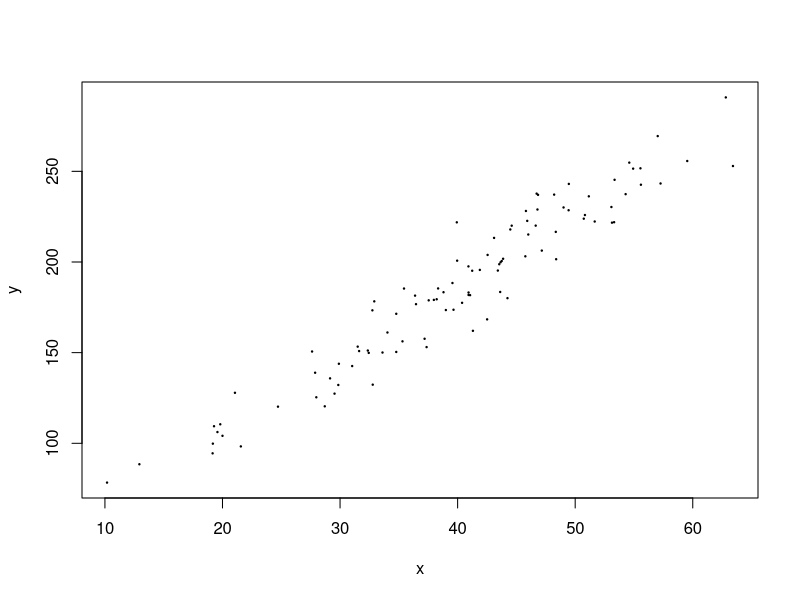

Write R code to recreate this figure.

###########################
#                         #
#   Team Assignment 1     #
#                         #
###########################

## Please submit one set of answers per team.            ##
## Your answers may be submitted as an annotated R file. ##
###########################################################

## Start with given x-values
x <- read.table("teamassign01data.txt")[,1]
x

## Generate corresponding y-values according to the model y ~ 25 + 4x + e, where e~N(0,var=12^2)
y <- 25 + 4*x + rnorm(100, mean=0, sd = 12)
y
## Plot the relationship
plot(x,y, pch=20, cex=0.3)


#################
## Question 1: ##
#################

# Using the (x,y) from above, generate a linear model. 

df = data.frame(x,y)
bp.lm <- lm(y~x, data=df)

#   (a) Report the coefficients hat(beta_0) and hat(beta_1).

b0hat = coef(bp.lm)[1]
b1hat = coef(bp.lm)[2]

#   (b) Report the predicted value of y for x=18.

y_pred <- b0hat + b1hat * 18

#   (c) Report MS_Res.

anova(bp.lm)$`Mean Sq`[2]


#################
## Question 2: ##
#################

# Generate the linear model requested in Question 1 1000 times. 
# Create a new vector of y-values for each repetition.
ytemp=list()
for (i in 1:1000){
  # for each iteration, create a new vector of y-values
  ytemp[i] <-  data.frame(25 + 4*x + rnorm(100, mean=0, sd = 12))
  # for each iteration, use x & y for that iteration to generate a linear model
}
#
#   (a) Determine and report the mean and variance of the generated coefficients.
#   (b) Based on theoretical considerations, what should the mean and variance of the  
#       generated coefficients be? Explain your answer.
#   (c) Find a 95% confidence interval centered at each coefficient. Determine and report  
#       the percentage of intervals that contain the true value of the coefficient. 
#       What should the percentage be?
#   (d) Carry out the hypothesis test H0: beta_1 = 4 vs H1: beta_1 not= 4 at a 5% significance level. 
#       Determine and report the proportion of times that the null hypothesis is rejected, 
#       implying that beta_1 not= 4.
#   (e) For each set of coefficients, find a 95% confidence interval for the mean
#       response associated with x = 18. Determine and report the percentage of your
#       intervals that contain the true value. What should the percentage be?
#   (f) For each estimated mean response from part (d), find a corresponding
#       95% prediction interval for the response y. Generate one random response y based 
#       on the true model. Determine and report the percentage of intervals that contain the response.
#       What should the percentage be?
#   (g) Find and report a 95% confidence interval for sigma^2 by finding the 2.5th and 97.5th 
#       percentiles of the generated values of MS_Res to give the lower and upper confidence limits.

